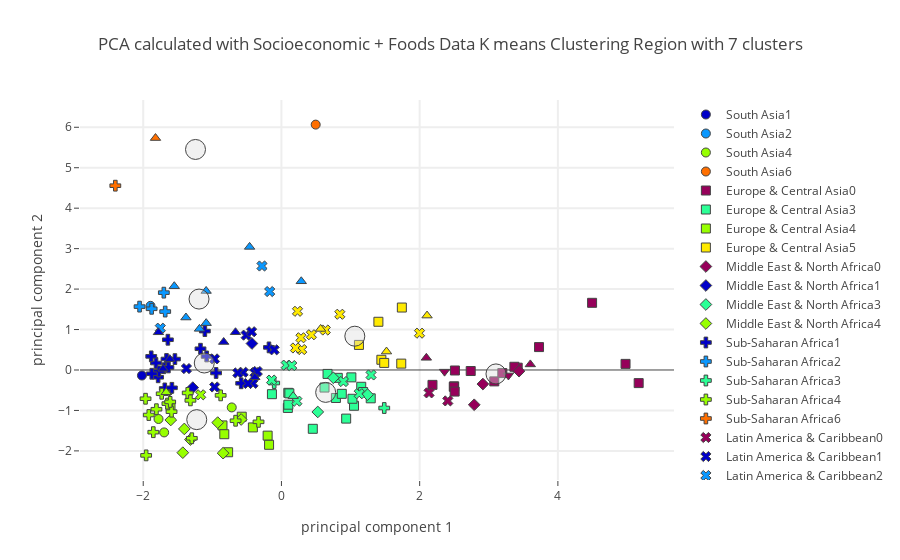

The cell this chart's notebook holds for it:
### Code cell
plot_plotly(socio_pca_dropped_df,"Region",region_centers_socio,7, "Socioeconomic + Foods",'')

### Figure 1 — Plotly figure (JSON) as saved in the notebook; plotly's stock layout.template omitted (floating-point values rounded to 4 significant figures)
{"data": [{"marker": {"color": "rgb(150,0,90)", "line": {"width": 1}, "size": 9, "symbol": 0}, "mode": "markers", "name": "South Asia0", "text": [], "type": "scatter", "uid": "4225d07b-39ca-40e8-a047-79659d4d1765", "x": [], "y": []}, {"marker": {"color": "rgb(0,0,200)", "line": {"width": 1}, "size": 9, "symbol": 0}, "mode": "markers", "name": "South Asia1", "text": ["Bangladesh"], "type": "scatter", "uid": "85c219c1-a7df-4b58-b5e7-0d29506e029b", "x": [-2.018], "y": [-0.1371]}, {"marker": {"color": "rgb(10,152,255)", "line": {"width": 1}, "size": 9, "symbol": 0}, "mode": "markers", "name": "South Asia2", "text": ["Sri Lanka"], "type": "scatter", "uid": "0d7d903f-6016-48da-bc63-6825350a4863", "x": [-1.894], "y": [1.586]}, {"marker": {"color": "rgb(44,255,150)", "line": {"width": 1}, "size": 9, "symbol": 0}, "mode": "markers", "name": "South Asia3", "text": [], "type": "scatter", "uid": "3966bff0-57fa-41da-adad-fe50909e21f1", "x": [], "y": []}, {"marker": {"color": "rgb(151,255,0)", "line": {"width": 1}, "size": 9, "symbol": 0}, "mode": "markers", "name": "South Asia4", "text": ["Afghanistan", "India", "Nepal", "Pakistan"], "type": "scatter", "uid": "f722c7a3-a81c-4d81-bcf0-77bad027b81d", "x": [-1.697, -1.634, -1.779, -0.7191], "y": [-1.543, -0.5239, -1.212, -0.9256]}, {"marker": {"color": "rgb(255,234,0)", "line": {"width": 1}, "size": 9, "symbol": 0}, "mode": "markers", "name": "South Asia5", "text": [], "type": "scatter", "uid": "bb97c2ef-eedf-483f-9bc7-977732a6077d", "x": [], "y": []}, {"marker": {"color": "rgb(255,111,0)", "line": {"width": 1}, "size": 9, "symbol": 0}, "mode": "markers", "name": "South Asia6", "text": ["Maldives"], "type": "scatter", "uid": "d60c99ee-70b4-4212-a430-1e5f59762d96", "x": [0.4958], "y": [6.065]}, {"marker": {"color": "rgb(150,0,90)", "line": {"width": 1}, "size": 9, "symbol": 1}, "mode": "markers", "name": "Europe & Central Asia0", "text": ["Austria", "Belgium", "Denmark", "Finland", "France", "Germany", "Iceland", "Ireland", "Luxembourg", "Netherlands", "Norway", "Sweden", "Switzerland", "United Kingdom"], "type": "scatter", "uid": "85bdb50e-8c4b-4389-be0b-7e91a4e23007", "x": [2.499, 5.169, 2.739, 3.08, 2.51, 2.494, 4.495, 2.506, 4.979, 3.419, 3.727, 3.371, 3.196, 2.185], "y": [-0.4041, -0.3243, -0.0258, -0.2819, -0.01235, -0.4146, 1.66, -0.5334, 0.1507, 0.0571, 0.5664, 0.07984, -0.07609, -0.3679]}, {"marker": {"color": "rgb(0,0,200)", "line": {"width": 1}, "size": 9, "symbol": 1}, "mode": "markers", "name": "Europe & Central Asia1", "text": [], "type": "scatter", "uid": "7169a234-9853-47a8-8b5d-fc75e634ed5b", "x": [], "y": []}, {"marker": {"color": "rgb(10,152,255)", "line": {"width": 1}, "size": 9, "symbol": 1}, "mode": "markers", "name": "Europe & Central Asia2", "text": [], "type": "scatter", "uid": "4816aed0-9ce2-4787-b1c5-7da195b81f6f", "x": [], "y": []}, {"marker": {"color": "rgb(44,255,150)", "line": {"width": 1}, "size": 9, "symbol": 1}, "mode": "markers", "name": "Europe & Central Asia3", "text": ["Albania", "Armenia", "Belarus", "Bulgaria", "Croatia", "Czechia", "Estonia", "Hungary", "Kazakhstan", "Latvia", "Montenegro", "Poland", "Romania", "Russian Federation", "Serbia", "Slovakia", "Slovenia", "Ukraine"], "type": "scatter", "uid": "60a60b6a-7b63-463d-b4f3-1794e39118da", "x": [0.9365, 0.09279, 1.012, 0.1, 0.6674, 1.155, 1.05, 0.6233, 1.028, 0.8152, 1.292, 0.7881, 0.4538, 0.8732, -0.1376, 0.0993, 1.182, 0.1144], "y": [-1.202, -0.9383, -0.1822, -0.8579, -0.09693, -0.4149, -0.8846, -0.4345, -0.7117, -0.1941, -0.7003, -0.6921, -1.454, -0.5896, -0.5981, -0.5645, -0.5447, -0.5779]}, {"marker": {"color": "rgb(151,255,0)", "line": {"width": 1}, "size": 9, "symbol": 1}, "mode": "markers", "name": "Europe & Central Asia4", "text": ["Azerbaijan", "Bosnia and Herzegovina", "Georgia", "Kyrgyzstan", "Tajikistan", "Turkey", "Turkmenistan", "Uzbekistan"], "type": "scatter", "uid": "7a1a09c5-592d-46bd-a257-438e18a8dcb0", "x": [-0.7716, -0.5742, -0.8532, -0.4132, -1.605, -0.1997, -0.1789, -0.8269], "y": [-2.033, -1.155, -1.37, -1.42, -0.8857, -1.623, -1.849, -1.588]}, {"marker": {"color": "rgb(255,234,0)", "line": {"width": 1}, "size": 9, "symbol": 1}, "mode": "markers", "name": "Europe & Central Asia5", "text": ["Cyprus", "Greece", "Italy", "Lithuania", "Portugal", "Spain"], "type": "scatter", "uid": "265703fd-4f3c-4d11-b5e6-b3a5b16d5cc9", "x": [1.121, 1.446, 1.487, 1.734, 1.403, 1.742], "y": [0.6197, 0.2527, 0.1751, 0.1574, 1.192, 1.544]}, {"marker": {"color": "rgb(255,111,0)", "line": {"width": 1}, "size": 9, "symbol": 1}, "mode": "markers", "name": "Europe & Central Asia6", "text": [], "type": "scatter", "uid": "ac35e063-b5e3-40d4-ac7b-e86ed21a9050", "x": [], "y": []}, {"marker": {"color": "rgb(150,0,90)", "line": {"width": 1}, "size": 9, "symbol": 2}, "mode": "markers", "name": "Middle East & North Africa0", "text": ["Israel", "Kuwait", "Malta"], "type": "scatter", "uid": "298b7ef1-5b7a-488f-9838-42308f4b20e2", "x": [2.915, 2.789, 3.438], "y": [-0.3477, -0.8598, -0.02945]}, {"marker": {"color": "rgb(0,0,200)", "line": {"width": 1}, "size": 9, "symbol": 2}, "mode": "markers", "name": "Middle East & North Africa1", "text": ["Lebanon", "Tunisia"], "type": "scatter", "uid": "a2b227db-2ce8-4306-8e78-864f9dfaf891", "x": [-0.4267, -1.283], "y": [0.6543, -0.4353]}, {"marker": {"color": "rgb(10,152,255)", "line": {"width": 1}, "size": 9, "symbol": 2}, "mode": "markers", "name": "Middle East & North Africa2", "text": [], "type": "scatter", "uid": "87263cb3-3f25-4ee2-9c5d-8fffc1e8ff04", "x": [], "y": []}, {"marker": {"color": "rgb(44,255,150)", "line": {"width": 1}, "size": 9, "symbol": 2}, "mode": "markers", "name": "Middle East & North Africa3", "text": ["Oman", "Saudi Arabia", "United Arab Emirates"], "type": "scatter", "uid": "48dd398f-0eb9-4e99-86ab-52836cc7786e", "x": [0.7516, 0.5257, 1.246], "y": [-0.1935, -1.038, -0.6096]}, {"marker": {"color": "rgb(151,255,0)", "line": {"width": 1}, "size": 9, "symbol": 2}, "mode": "markers", "name": "Middle East & North Africa4", "text": ["Algeria", "Egypt", "Iran (Islamic Republic of)", "Iraq", "Jordan", "Morocco", "Yemen"], "type": "scatter", "uid": "437dfcc0-a1a5-4feb-a765-1ba8c91ee4dc", "x": [-0.8441, -1.427, -0.9224, -1.405, -0.5828, -1.317, -1.601], "y": [-2.056, -2.044, -1.301, -1.457, -1.224, -1.719, -1.236]}, {"marker": {"color": "rgb(255,234,0)", "line": {"width": 1}, "size": 9, "symbol": 2}, "mode": "markers", "name": "Middle East & North Africa5", "text": [], "type": "scatter", "uid": "8014df63-351e-4da3-8868-c06522258d21", "x": [], "y": []}, {"marker": {"color": "rgb(255,111,0)", "line": {"width": 1}, "size": 9, "symbol": 2}, "mode": "markers", "name": "Middle East & North Africa6", "text": [], "type": "scatter", "uid": "a0a17b9c-0ea3-4d91-8d5c-e64050565ab2", "x": [], "y": []}, {"marker": {"color": "rgb(150,0,90)", "line": {"width": 1}, "size": 9, "symbol": 3}, "mode": "markers", "name": "Sub-Saharan Africa0", "text": [], "type": "scatter", "uid": "42c2ea45-af20-47fb-bda5-6f0777dfcdf9", "x": [], "y": []}, {"marker": {"color": "rgb(0,0,200)", "line": {"width": 1}, "size": 9, "symbol": 3}, "mode": "markers", "name": "Sub-Saharan Africa1", "text": ["Angola", "Benin", "Cabo Verde", "Cameroon", "Central African Republic", "Congo (note no data in Food suppley tables for DRC)", "Gabon", "Guinea", "Guinea-Bissau", "Liberia", "Madagascar", "Mozambique", "Namibia", "Nigeria", "Senegal", "Sierra Leone", "Togo", "United Republic of Tanzania"], "type": "scatter", "uid": "8739598c-7648-494b-8934-da03fb5cb2e3", "x": [-1.082, -1.541, -0.5825, -1.663, -1.171, -1.108, -0.1806, -1.784, -1.815, -1.7, -1.688, -1.772, -0.9454, -1.884, -1.585, -1.643, -1.877, -1.635], "y": [0.3348, 0.2693, -0.3287, 0.2718, 0.5252, 0.9615, 0.5589, -0.1804, 0.1723, 0.04394, -0.4558, -0.03611, -0.07411, 0.3372, -0.4406, 0.7478, -0.09294, 0.06345]}, {"marker": {"color": "rgb(10,152,255)", "line": {"width": 1}, "size": 9, "symbol": 3}, "mode": "markers", "name": "Sub-Saharan Africa2", "text": ["CÃƒÂ´te d'Ivoire", "Ghana", "Rwanda", "Uganda"], "type": "scatter", "uid": "f61d4e97-8810-4819-8710-495c04c243ca", "x": [-2.053, -1.702, -1.878, -1.682], "y": [1.566, 1.912, 1.513, 1.444]}, {"marker": {"color": "rgb(44,255,150)", "line": {"width": 1}, "size": 9, "symbol": 3}, "mode": "markers", "name": "Sub-Saharan Africa3", "text": ["Mauritius", "Sudan"], "type": "scatter", "uid": "a9b30f11-592f-4790-a11e-358c6e56b4f9", "x": [-0.1048, 1.487], "y": [-0.3221, -0.94]}, {"marker": {"color": "rgb(151,255,0)", "line": {"width": 1}, "size": 9, "symbol": 3}, "mode": "markers", "name": "Sub-Saharan Africa4", "text": ["Botswana", "Burkina Faso", "Chad", "Ethiopia", "Gambia", "Kenya", "Lesotho", "Malawi", "Mali", "Mauritania", "Niger", "South Africa", "Eswatini", "Zambia", "Zimbabwe"], "type": "scatter", "uid": "a61edbad-ddd9-4883-827a-6dce14127dfd", "x": [-0.8796, -1.854, -1.809, -1.92, -1.65, -1.356, -1.958, -1.967, -1.297, -0.6634, -1.59, -0.3317, -1.317, -1.733, -1.61], "y": [-0.6274, -1.537, -0.97, -1.113, -0.8311, -0.5668, -2.111, -0.7106, -1.688, -1.255, -1.03, -1.282, -0.7509, -0.5874, -0.7892]}, {"marker": {"color": "rgb(255,234,0)", "line": {"width": 1}, "size": 9, "symbol": 3}, "mode": "markers", "name": "Sub-Saharan Africa5", "text": [], "type": "scatter", "uid": "930fd1e7-be31-43e1-91e9-08c259ccd1f2", "x": [], "y": []}, {"marker": {"color": "rgb(255,111,0)", "line": {"width": 1}, "size": 9, "symbol": 3}, "mode": "markers", "name": "Sub-Saharan Africa6", "text": ["Sao Tome and Principe"], "type": "scatter", "uid": "56257f3b-d4b2-47b9-860c-f3fdb12541d7", "x": [-2.404], "y": [4.556]}, {"marker": {"color": "rgb(150,0,90)", "line": {"width": 1}, "size": 9, "symbol": 4}, "mode": "markers", "name": "Latin America & Caribbean0", "text": ["Argentina", "Uruguay"], "type": "scatter", "uid": "32f51d6b-1fe2-4d0a-a9f0-c48c074774f3", "x": [2.136, 2.407], "y": [-0.5656, -0.7645]}, {"marker": {"color": "rgb(0,0,200)", "line": {"width": 1}, "size": 9, "symbol": 4}, "mode": "markers", "name": "Latin America & Caribbean1", "text": ["Belize", "Bolivia (Plurinational State of)", "Cuba", "Dominican Republic", "Ecuador", "El Salvador", "Guatemala", "Guyana", "Honduras", "Jamaica", "Peru", "Suriname"], "type": "scatter", "uid": "1fe1b954-22ab-4948-929b-26e697abcfbe", "x": [-0.5541, -0.4103, -0.4839, -0.5108, -0.1052, -0.9683, -1.375, -0.3831, -0.9662, -0.4315, -0.6306, -0.3493], "y": [-0.05601, -0.3301, -0.3338, 0.861, 0.4987, 0.2742, 0.03483, -0.06744, -0.42, 0.9456, -0.07271, -0.03713]}, {"marker": {"color": "rgb(10,152,255)", "line": {"width": 1}, "size": 9, "symbol": 4}, "mode": "markers", "name": "Latin America & Caribbean2", "text": ["Dominica", "Grenada", "Haiti"], "type": "scatter", "uid": "817e59ce-a687-4ced-82b1-155105964e1f", "x": [-0.2816, -0.1699, -1.753], "y": [2.571, 1.939, 1.034]}, {"marker": {"color": "rgb(44,255,150)", "line": {"width": 1}, "size": 9, "symbol": 4}, "mode": "markers", "name": "Latin America & Caribbean3", "text": ["Brazil", "Chile", "Colombia", "Mexico", "Panama", "Paraguay", "Venezuela (Bolivarian Republic of)"], "type": "scatter", "uid": "013632d0-6988-4bc4-a028-d3ba9db1705b", "x": [1.297, 1.126, 0.06953, 0.2231, 0.1491, -0.1425, 0.8962], "y": [-0.123, -0.5868, 0.12, -0.7706, 0.1098, -0.2492, -0.2852]}, {"marker": {"color": "rgb(151,255,0)", "line": {"width": 1}, "size": 9, "symbol": 4}, "mode": "markers", "name": "Latin America & Caribbean4", "text": ["Nicaragua"], "type": "scatter", "uid": "a9cdbfb9-a737-4895-98b8-f3b7116da6d1", "x": [-1.169], "y": [-0.6127]}, {"marker": {"color": "rgb(255,234,0)", "line": {"width": 1}, "size": 9, "symbol": 4}, "mode": "markers", "name": "Latin America & Caribbean5", "text": ["Antigua and Barbuda", "Bahamas", "Barbados", "Costa Rica", "Saint Kitts and Nevis", "Saint Lucia", "Saint Vincent and the Grenadines", "Trinidad and Tobago"], "type": "scatter", "uid": "5c2f969c-2055-4c4c-9e95-66de3cb4b941", "x": [0.8448, 1.998, 0.6348, 0.2934, 0.4334, 0.2324, 0.2824, 0.2032], "y": [1.378, 0.9095, 0.9877, 0.5053, 0.8713, 1.451, 0.797, 0.5441]}, {"marker": {"color": "rgb(255,111,0)", "line": {"width": 1}, "size": 9, "symbol": 4}, "mode": "markers", "name": "Latin America & Caribbean6", "text": [], "type": "scatter", "uid": "514dbf02-9bc6-4ddf-9b3d-e6c99436909a", "x": [], "y": []}, {"marker": {"color": "rgb(150,0,90)", "line": {"width": 1}, "size": 9, "symbol": 5}, "mode": "markers", "name": "East Asia & Pacific0", "text": ["Australia", "New Zealand"], "type": "scatter", "uid": "0bef5488-c5ca-4d2b-8a74-e963132c537c", "x": [3.601, 2.097], "y": [0.1377, 0.3004]}, {"marker": {"color": "rgb(0,0,200)", "line": {"width": 1}, "size": 9, "symbol": 5}, "mode": "markers", "name": "East Asia & Pacific1", "text": ["Cambodia", "China, mainland", "Fiji", "Indonesia", "Myanmar", "Timor-Leste"], "type": "scatter", "uid": "4537d7e8-e14e-4587-be0d-eb65b53832e6", "x": [-1.616, -0.3854, -0.6646, -1.78, -0.8358, -1.713], "y": [0.268, -0.1792, 0.9326, 0.9317, 0.691, 0.02994]}, {"marker": {"color": "rgb(10,152,255)", "line": {"width": 1}, "size": 9, "symbol": 5}, "mode": "markers", "name": "East Asia & Pacific2", "text": ["Malaysia", "Philippines", "Samoa", "Solomon Islands", "Thailand", "Vanuatu", "Viet Nam"], "type": "scatter", "uid": "8c4d21cb-efef-4956-8bdc-317b36007a9e", "x": [-0.4608, -1.55, 0.2869, -1.382, -1.089, -1.09, -1.186], "y": [3.043, 2.071, 2.193, 1.297, 1.158, 1.953, 1.016]}, {"marker": {"color": "rgb(44,255,150)", "line": {"width": 1}, "size": 9, "symbol": 5}, "mode": "markers", "name": "East Asia & Pacific3", "text": ["Mongolia"], "type": "scatter", "uid": "37811cfe-39f4-4168-8758-aed566951b36", "x": [0.1701], "y": [-0.6468]}, {"marker": {"color": "rgb(151,255,0)", "line": {"width": 1}, "size": 9, "symbol": 5}, "mode": "markers", "name": "East Asia & Pacific4", "text": ["Lao People's Democratic Republic"], "type": "scatter", "uid": "977a530a-5624-4ea4-9ec4-60c764c040e1", "x": [-1.667], "y": [-0.5517]}, {"marker": {"color": "rgb(255,234,0)", "line": {"width": 1}, "size": 9, "symbol": 5}, "mode": "markers", "name": "East Asia & Pacific5", "text": ["Brunei Darussalam", "Japan", "Republic of Korea"], "type": "scatter", "uid": "b6003d90-2b5e-4031-8af9-2967058ccd1b", "x": [1.52, 2.107, 0.567], "y": [0.4556, 1.345, 1.015]}, {"marker": {"color": "rgb(255,111,0)", "line": {"width": 1}, "size": 9, "symbol": 5}, "mode": "markers", "name": "East Asia & Pacific6", "text": ["Kiribati"], "type": "scatter", "uid": "fd62a6b3-1a47-42ca-881b-d9ec93a1bb00", "x": [-1.822], "y": [5.733]}, {"marker": {"color": "rgb(150,0,90)", "line": {"width": 1}, "size": 9, "symbol": 6}, "mode": "markers", "name": "North America0", "text": ["Canada", "United States of America"], "type": "scatter", "uid": "91da4a76-e84a-43a1-be69-e4e31c7237bb", "x": [2.36, 3.284], "y": [-0.0409, -0.1346]}, {"marker": {"color": "rgb(0,0,200)", "line": {"width": 1}, "size": 9, "symbol": 6}, "mode": "markers", "name": "North America1", "text": [], "type": "scatter", "uid": "f6f1d2a5-180a-418c-882a-f768f63dcb8a", "x": [], "y": []}, {"marker": {"color": "rgb(10,152,255)", "line": {"width": 1}, "size": 9, "symbol": 6}, "mode": "markers", "name": "North America2", "text": [], "type": "scatter", "uid": "12bf8146-be01-4660-9f57-d2908a2fac0f", "x": [], "y": []}, {"marker": {"color": "rgb(44,255,150)", "line": {"width": 1}, "size": 9, "symbol": 6}, "mode": "markers", "name": "North America3", "text": [], "type": "scatter", "uid": "a9f17eaa-fc7e-4bba-b567-2500449b247a", "x": [], "y": []}, {"marker": {"color": "rgb(151,255,0)", "line": {"width": 1}, "size": 9, "symbol": 6}, "mode": "markers", "name": "North America4", "text": [], "type": "scatter", "uid": "83020e17-1518-491c-ab23-983e81e8ce7d", "x": [], "y": []}, {"marker": {"color": "rgb(255,234,0)", "line": {"width": 1}, "size": 9, "symbol": 6}, "mode": "markers", "name": "North America5", "text": [], "type": "scatter", "uid": "cc790c56-04e0-433e-8f36-df0739091007", "x": [], "y": []}, {"marker": {"color": "rgb(255,111,0)", "line": {"width": 1}, "size": 9, "symbol": 6}, "mode": "markers", "name": "North America6", "text": [], "type": "scatter", "uid": "743634ca-f712-4d0b-8f36-ec26bc622e2b", "x": [], "y": []}, {"marker": {"color": "rgba(220, 220, 220, .4)", "line": {"width": 1}, "size": 20}, "mode": "markers", "name": "Center", "type": "scatter", "uid": "7df80d7e-d241-4946-a320-ca0bd7a49253", "x": [3.104, -1.117, -1.192, 0.64, -1.226, 1.062, -1.243], "y": [-0.09698, 0.1726, 1.753, -0.5539, -1.227, 0.8352, 5.452]}], "layout": {"hovermode": "closest", "showlegend": true, "title": {"text": "PCA calculated with Socioeconomic + Foods Data K means Clustering Region with 7 clusters"}, "xaxis": {"gridwidth": 2, "ticklen": 5, "title": {"text": "principal component 1"}, "zeroline": false}, "yaxis": {"gridwidth": 2, "ticklen": 5, "title": {"text": "principal component 2"}}}}
